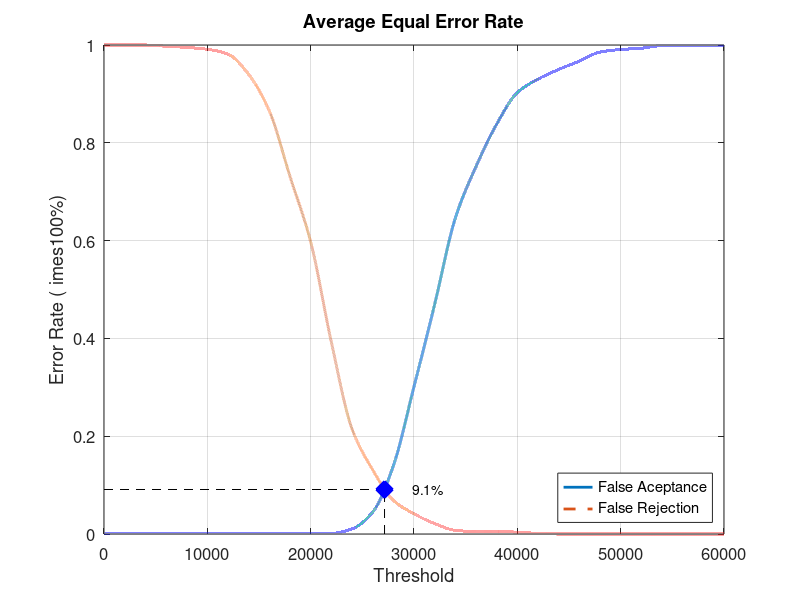
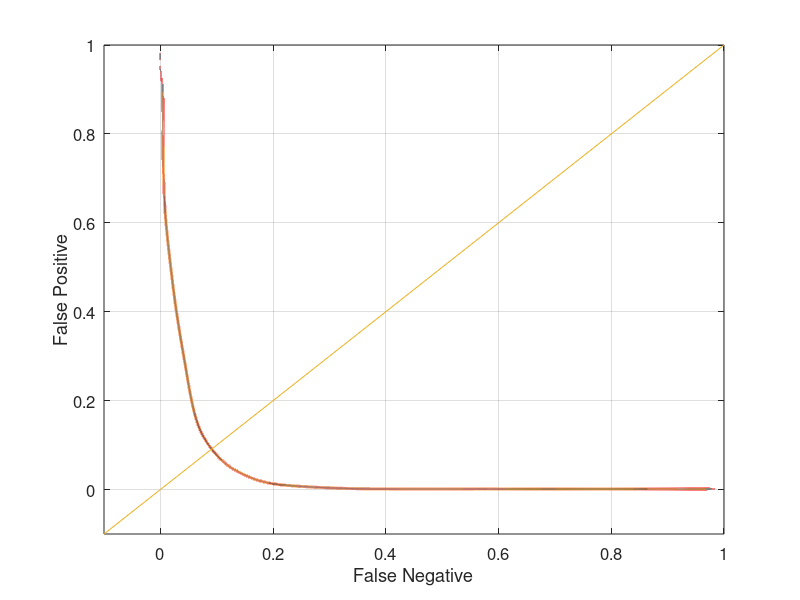

The MATLAB script that drew these images, in order:
close all;
clear;
clc;
x = 0:2000:60000;
xq = 0:0.5:60000;

y0 = [0 0.00131579 0.00131579 0.00131579 0.00131579 0.00131579 0.00131579 0.00131579 0.00131579 0.00131579 0.00131579 0.00131579 0.0105263 0.0447368 0.139474 0.301316 0.469737 0.646053 0.751316 0.838158 0.902632 0.930263 0.95 0.967105 0.985526 0.990789 0.993421 0.998684 0.998684 0.998684 1]
yy0 = interp1(x, y0, xq, 'pchip');
y1 = [1 1 1 0.9975 0.995 0.99125 0.98125 0.94 0.865 0.73125 0.5975 0.3925 0.215 0.13125 0.06875 0.04125 0.02125 0.0075 0.005 0.005 0.00375 0.00125 0 0 0 0 0 0 0 0 0]
yy1 = interp1(x, y1, xq, 'pchip');

% Calculating EER: 
y2 = abs(y0 - y1);
find(y2 == min(y2))
yy2 = abs(yy0 - yy1);
xEER = find(yy2 == min(yy2));
xEERIndex = xq(xEER) % X-axis EER
yEER = yy0(xEER) % Y-axis EER

main = figure
plot(xq, yy0,'-','LineWidth', 2);	hold on
plot(xq, yy1,'--','LineWidth', 2);	hold on
plot([xEERIndex xEERIndex], [0 yEER], 'k--');	hold on
plot([0 xEERIndex], [yEER yEER], 'k--');	hold on
plot(xEERIndex, yEER, 'bx', 'LineWidth', 10);	hold on
text(xEERIndex + 10 * xEERIndex / 100, yEER, [num2str(round((10000 * yEER)) / 100) '%'])
legend('False Aceptance', 'False Rejection', 'Location', 'SouthEast')
xlabel('Threshold')
ylabel('Error Rate (	imes100%)')
title('Average Equal Error Rate')
set(gca, 'FontSize', 12)
axis([0 60000 0 1])
grid on

print(main, 'Experiment4AverageMain', '-dpng');
FNRxFPR = figure('Color', [1 1 1]);
plot(yy1, yy0, '-', yy1, yy0, 'LineWidth', 2);
hold on
y = -0.1:0.1:1
plot(y, y); 
set(gca, 'FontSize', 12)
xlabel('False Negative')
ylabel('False Positive')
axis([-0.1 1 -0.1 1])
set(gca, 'FontSize', 12)
grid on

print(FNRxFPR, 'Experiment4AverageFNRxFPR','-dpng');
